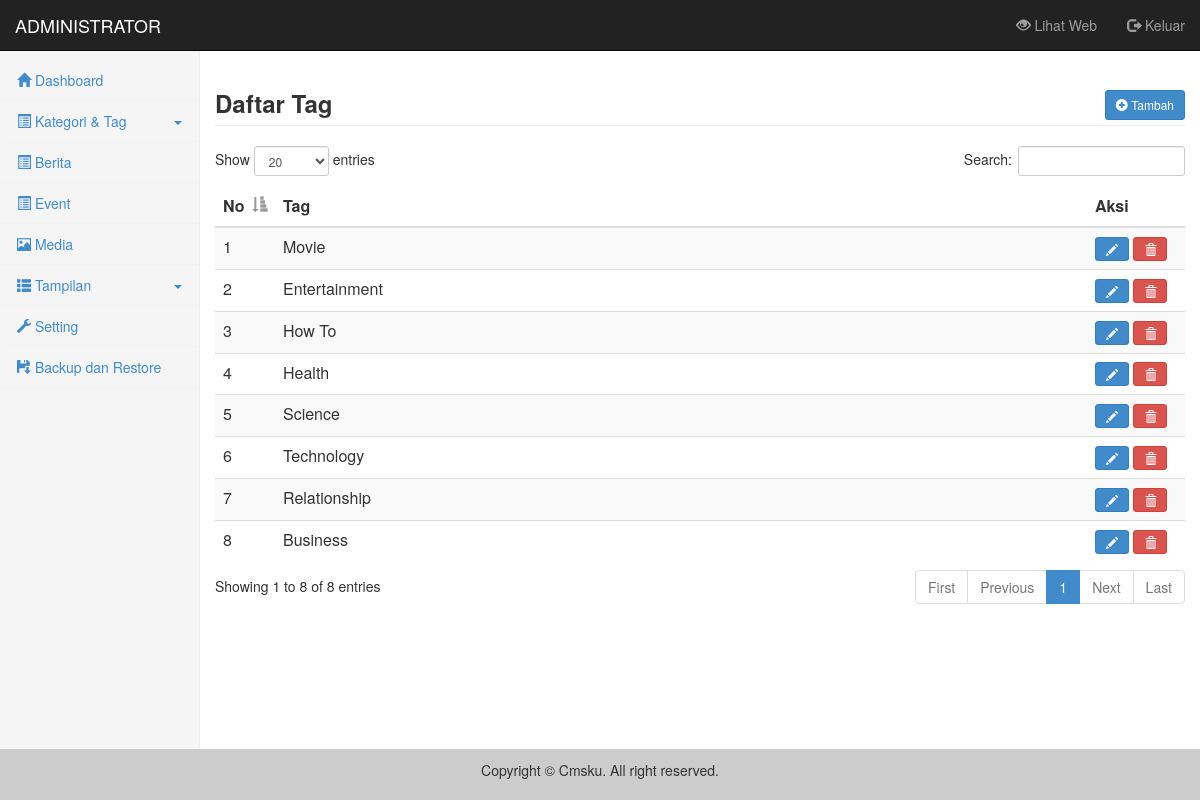
The page /admin/index.php?content=tag (signed in) on the database its author committed.
### tables this page shows
CREATE TABLE `tag` (
  `id_tag` int(5) NOT NULL AUTO_INCREMENT,
  `tag` varchar(50) NOT NULL,
  `tag_seo` varchar(100) NOT NULL,
  PRIMARY KEY (`id_tag`)
);

### library/function_table.php (the view)
<?php
function buka_tabel($judul){
	echo'<div class="table-responsive">
		<table class="table-data table table-striped" width="100%">
		<thead>
			<tr>
				<th style="width: 10px">No</th>';
	foreach($judul as $jdl){
		echo '<th>'.$jdl.'</th>';
	}
	echo'		<th style="width: 60px">Aksi</th>
			</tr>
		</thead>
		<tbody>';
}
function isi_tabel($no, $data, $link, $id, $edit=true, $hapus=true){
	echo'<tr>
			<td valign="top">'.$no.'</td>';
	foreach($data as $dt){
		echo'<td valign="top">'.$dt.'</td>';
	}
	echo'<td valign="top">';
	if($edit){
		echo'<a href="'.$link.'&show=form&id='.$id.'" class="btn btn-primary btn-sm">
				<i class="glyphicon glyphicon-pencil"></i>
			</a> ';
	}
	if($hapus){
		echo'<a href="'.$link.'&show=delete&id='.$id.'" class="btn btn-danger btn-sm">
				<i class="glyphicon glyphicon-trash"></i>
			</a>';
	}
	echo'</td>
		</tr>';
}
function tutup_tabel(){
	echo'		</tbody>
			</table>
		</div>';
}
?>

### admin/content.php (shortened to what this page needs)
<?php
$content = isset($_GET['content']) ? $_GET['content'] : 'dashboard';
$kosong = true;
$page = array('dashboard', 'artikel', 'berita', 'event', 'kategori', 'tag', 'halaman', 'komentar', 'media', 'modul', 'template', 'menu', 'widget', 'layout', 'user', 'setting', 'backuprestore');
foreach($page as $pg){
	if($content == $pg and $kosong){
		include 'content/'.$pg.'.php';
		$kosong = false;
	}
}
?>

### admin/content/tag.php (shortened to what this page needs)
<?php
$show = isset($_GET['show']) ? $_GET['show'] : "";
$link = "?content=tag";
switch($show){
	default:
		echo '<h3 class="page-header"><b>Daftar Tag</b>
				<a href="'.$link.'&show=form" class="btn btn-primary btn-sm pull-right top-button">
					<i class="glyphicon glyphicon-plus-sign"></i> Tambah
				</a>
			</h3>';
		buka_tabel(array("Tag"));
		$no = 1;
		$query = $mysqli->query("SELECT * FROM tag ORDER BY id_tag");
		while($data = $query->fetch_array()){
			isi_tabel($no, array($data['tag']), $link, $data['id_tag']);
			$no++;
		}
		tutup_tabel();
	break;
}
?>

### rows shown on the page
tag: no "1", dt "Movie"
tag: no "2", dt "Entertainment"
tag: no "3", dt "How To"
tag: no "4", dt "Health"
tag: no "5", dt "Science"
tag: no "6", dt "Technology"
tag: no "7", dt "Relationship"
tag: no "8", dt "Business"

### other values the page prints
$judul "Dashboard"
$judul "Kategori & Tag"
$judul "Berita"
$judul "Event"
$judul "Media"
$judul "Tampilan"
$judul "Setting"
$judul "Backup dan Restore"
$jdl "Tag"
